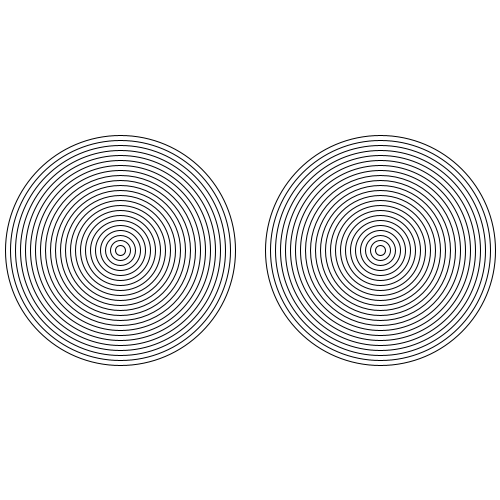
Frame 1 (no input)
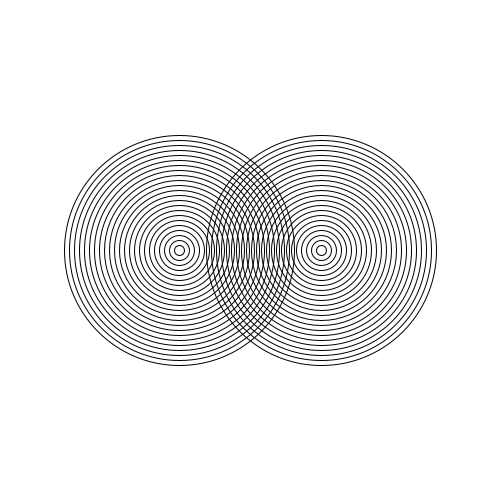
Frame 60 (the mouse pressed at the canvas centre just before this capture)
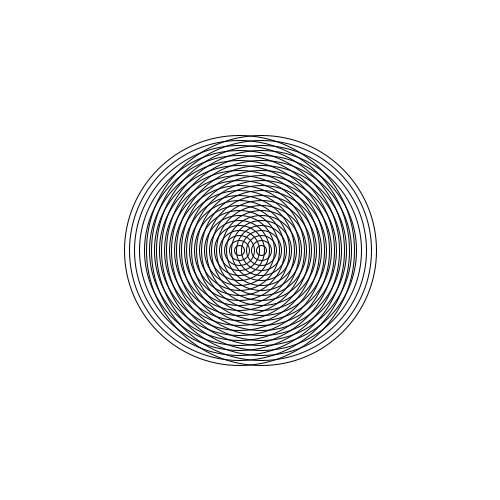
Frame 120 (the mouse held since frame 60 and released just before this capture)

The Processing sketch that drew these frames (run headless with seeded random() and noise(); from frame 60 on, the mouse is pressed at the canvas centre):

// Processing sketch: Amazing_Rings
// ── Amazing_Rings.pde
int x=120;
int y=250;
int s=380;
void setup(){
  size(500,500);
}
void draw(){
  background(255,255,255);
  noFill();
  for(int i=230;i>=10;i-=10){
    ellipse(x,y,i,i);
  }
  for(int i=230;i>=10;i-=10){
    ellipse(s,y,i,i);
  }
  x+=1;
  s-=1;
  if(x==380){
    x=120;
  }
  if(s==120){
    s=380;
  }
}
